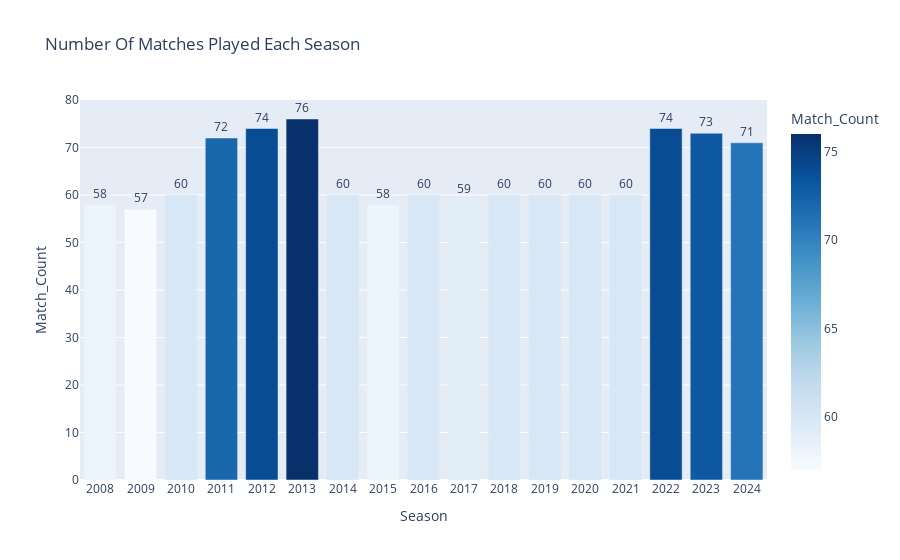

The notebook cell this image was saved under:
### Markdown cell above
1. What was the count of matches played in each season?

### Code cell
import plotly.express as px

## Group  by season and count
matches_per_season = matches.groupby('season')['id'].count().reset_index()
matches_per_season.columns = ['Season', 'Match_Count']

## Plot

fig = px.bar(matches_per_season, x = 'Season', y = 'Match_Count',
            text = 'Match_Count', 
            title = 'Number Of Matches Played Each Season', 
            labels = {'Season' : 'Season', 'Match_Count' : 'Match_Count'},
            color = 'Match_Count',
            color_continuous_scale = 'blues')

## Format text and layout

fig.update_traces(textposition = 'outside')
fig.update_layout(xaxis = dict(type = 'category'))
fig.show()

### Figure 1 — Plotly figure (JSON) as saved in the notebook; plotly's stock layout.template omitted (floating-point values rounded to 4 significant figures)
{"data": [{"alignmentgroup": "True", "hovertemplate": "Season=%{x}<br>Match_Count=%{marker.color}<extra></extra>", "legendgroup": "", "marker": {"color": [58, 57, 60, 72, 74, 76, 60, 58, 60, 59, 60, 60, 60, 60, 74, 73, 71], "coloraxis": "coloraxis", "pattern": {"shape": ""}}, "name": "", "offsetgroup": "", "orientation": "v", "showlegend": false, "text": [58, 57, 60, 72, 74, 76, 60, 58, 60, 59, 60, 60, 60, 60, 74, 73, 71], "textposition": "outside", "type": "bar", "x": ["2008", "2009", "2010", "2011", "2012", "2013", "2014", "2015", "2016", "2017", "2018", "2019", "2020", "2021", "2022", "2023", "2024"], "xaxis": "x", "y": [58, 57, 60, 72, 74, 76, 60, 58, 60, 59, 60, 60, 60, 60, 74, 73, 71], "yaxis": "y"}], "layout": {"autosize": true, "barmode": "relative", "coloraxis": {"colorbar": {"title": {"text": "Match_Count"}}, "colorscale": [[0, "rgb(247,251,255)"], [0.125, "rgb(222,235,247)"], [0.25, "rgb(198,219,239)"], [0.375, "rgb(158,202,225)"], [0.5, "rgb(107,174,214)"], [0.625, "rgb(66,146,198)"], [0.75, "rgb(33,113,181)"], [0.875, "rgb(8,81,156)"], [1, "rgb(8,48,107)"]]}, "legend": {"tracegroupgap": 0}, "title": {"text": "Number Of Matches Played Each Season"}, "xaxis": {"anchor": "y", "autorange": true, "domain": [0, 1], "range": [-0.5, 16.5], "title": {"text": "Season"}, "type": "category"}, "yaxis": {"anchor": "x", "autorange": true, "domain": [0, 1], "range": [0, 80], "title": {"text": "Match_Count"}, "type": "linear"}}}
